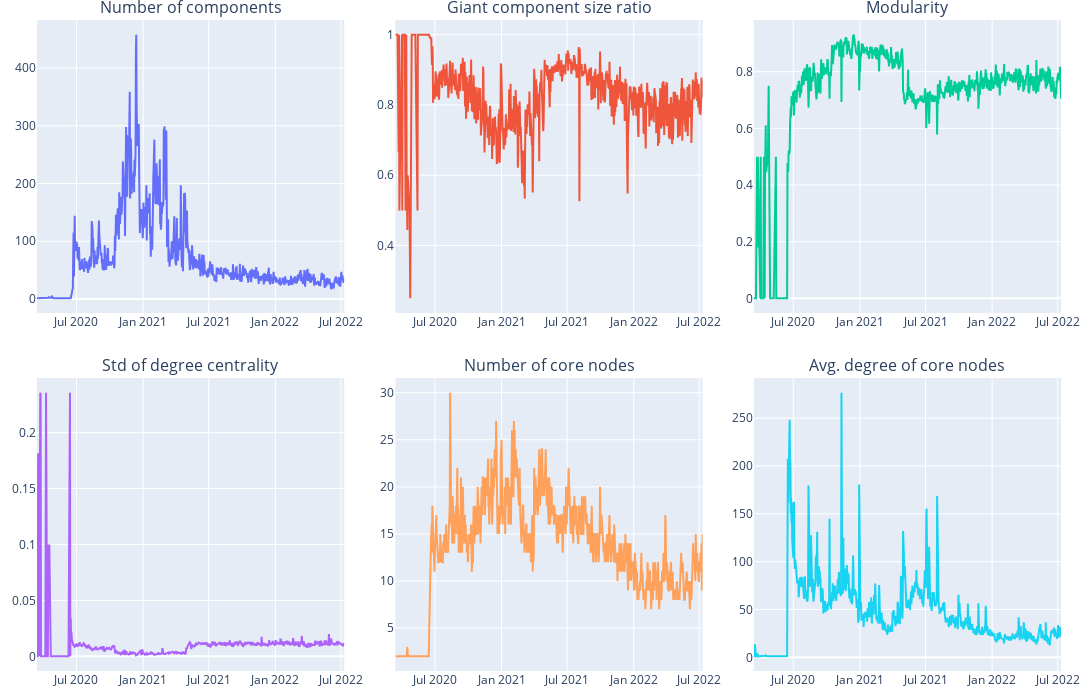

Notebook code cell kept with this figure:
### Code cell
fig = make_subplots(
    rows=2, 
    cols=3,
    subplot_titles=(
        "Number of components", 
        "Giant component size ratio", 
        "Modularity", 
        "Std of degree centrality",
        "Number of core nodes",
        "Avg. degree of core nodes"
    ),
    horizontal_spacing=0.05, 
    vertical_spacing=0.1,
)

# LUSD
fig.add_trace(
    go.Scatter(x=network_fea['timestamp'], y=network_fea['num_components']),
    row=1, col=1
)

fig.add_trace(
    go.Scatter(x=network_fea['timestamp'], y=network_fea['giant_com_ratio']),
    row=1, col=2
)

fig.add_trace(
    go.Scatter(x=network_fea['timestamp'], y=network_fea['modularity']),
    row=1, col=3
)

fig.add_trace(
    go.Scatter(x=network_fea['timestamp'], y=network_fea['degree_centrality_std']),
    row=2, col=1
)

fig.add_trace(
    go.Scatter(x=network_fea['timestamp'], y=network_fea['num_core']),
    row=2, col=2
)

fig.add_trace(
    go.Scatter(x=network_fea['timestamp'], y=network_fea['avg_core_neighbor']),
    row=2, col=3
)

# fig.update_yaxes(type="log", row=1, col=1)
# fig.update_yaxes(type="log", row=2, col=2)

fig.update_layout(height=700, width=1400, showlegend=False, margin=dict(l=20, r=20, t=20, b=20),)
fig.show()

fig.write_image(f"{FIG_SAVE_PATH}/fig3.png")

### Figure 1 — Plotly figure (JSON) as saved in the notebook; plotly's stock layout.template omitted (floating-point values rounded to 4 significant figures; data arrays with more than 128 entries replaced by an {"elided": "..."} marker saying what was removed)
{"data": [{"type": "scatter", "x": {"elided": "788 str values"}, "xaxis": "x", "y": {"elided": "788 int values"}, "yaxis": "y"}, {"type": "scatter", "x": {"elided": "788 str values"}, "xaxis": "x2", "y": {"elided": "788 float values"}, "yaxis": "y2"}, {"type": "scatter", "x": {"elided": "788 str values"}, "xaxis": "x3", "y": {"elided": "788 float values"}, "yaxis": "y3"}, {"type": "scatter", "x": {"elided": "788 str values"}, "xaxis": "x4", "y": {"elided": "788 float values"}, "yaxis": "y4"}, {"type": "scatter", "x": {"elided": "788 str values"}, "xaxis": "x5", "y": {"elided": "788 int values"}, "yaxis": "y5"}, {"type": "scatter", "x": {"elided": "788 str values"}, "xaxis": "x6", "y": {"elided": "788 float values"}, "yaxis": "y6"}], "layout": {"annotations": [{"font": {"size": 16}, "showarrow": false, "text": "Number of components", "x": 0.15, "xanchor": "center", "xref": "paper", "y": 1, "yanchor": "bottom", "yref": "paper"}, {"font": {"size": 16}, "showarrow": false, "text": "Giant component size ratio", "x": 0.5, "xanchor": "center", "xref": "paper", "y": 1, "yanchor": "bottom", "yref": "paper"}, {"font": {"size": 16}, "showarrow": false, "text": "Modularity", "x": 0.85, "xanchor": "center", "xref": "paper", "y": 1, "yanchor": "bottom", "yref": "paper"}, {"font": {"size": 16}, "showarrow": false, "text": "Std of degree centrality", "x": 0.15, "xanchor": "center", "xref": "paper", "y": 0.45, "yanchor": "bottom", "yref": "paper"}, {"font": {"size": 16}, "showarrow": false, "text": "Number of core nodes", "x": 0.5, "xanchor": "center", "xref": "paper", "y": 0.45, "yanchor": "bottom", "yref": "paper"}, {"font": {"size": 16}, "showarrow": false, "text": "Avg. degree of core nodes", "x": 0.85, "xanchor": "center", "xref": "paper", "y": 0.45, "yanchor": "bottom", "yref": "paper"}], "height": 700, "margin": {"b": 20, "l": 20, "r": 20, "t": 20}, "showlegend": false, "width": 1400, "xaxis": {"anchor": "y", "domain": [0, 0.3]}, "xaxis2": {"anchor": "y2", "domain": [0.35, 0.65]}, "xaxis3": {"anchor": "y3", "domain": [0.7, 1]}, "xaxis4": {"anchor": "y4", "domain": [0, 0.3]}, "xaxis5": {"anchor": "y5", "domain": [0.35, 0.65]}, "xaxis6": {"anchor": "y6", "domain": [0.7, 1]}, "yaxis": {"anchor": "x", "domain": [0.55, 1]}, "yaxis2": {"anchor": "x2", "domain": [0.55, 1]}, "yaxis3": {"anchor": "x3", "domain": [0.55, 1]}, "yaxis4": {"anchor": "x4", "domain": [0, 0.45]}, "yaxis5": {"anchor": "x5", "domain": [0, 0.45]}, "yaxis6": {"anchor": "x6", "domain": [0, 0.45]}}}
